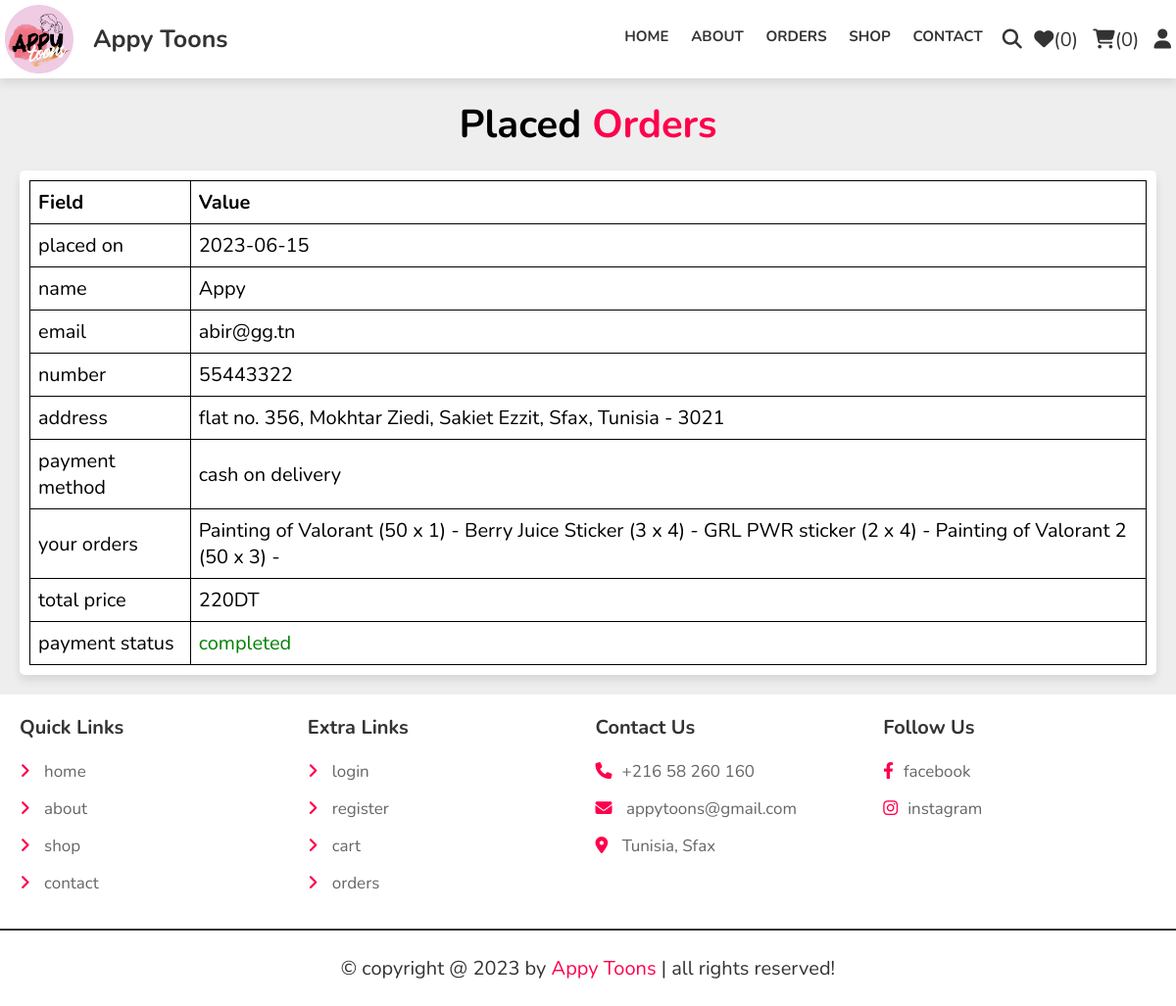
Page /orders.php (signed in) on the committed database.
### tables this page shows
CREATE TABLE `orders` (
  `id` int(100) NOT NULL,
  `user_id` int(100) NOT NULL,
  `name` varchar(20) NOT NULL,
  `number` varchar(10) NOT NULL,
  `email` varchar(50) NOT NULL,
  `method` varchar(50) NOT NULL,
  `address` varchar(500) NOT NULL,
  `total_products` varchar(1000) NOT NULL,
  `total_price` int(100) NOT NULL,
  `placed_on` date NOT NULL DEFAULT current_timestamp(),
  `payment_status` varchar(20) NOT NULL DEFAULT 'pending'
);

### orders.php (the view, shortened to what this page needs)
<?php
include 'components/connect.php';
if(isset($_SESSION['user_id'])){
   $user_id = $_SESSION['user_id'];
}else{
   $user_id = '';
};
?>
<!DOCTYPE html>
<html lang="en">
<head>
   <link rel="stylesheet" href="https://cdnjs.cloudflare.com/ajax/libs/font-awesome/6.1.1/css/all.min.css">
   <link rel="stylesheet" href="css/style.css?<?php echo time(); ?>">
</head>
<body>
<?php include 'components/user_header.php'; ?>
<section class="orders" style="min-height: 43vh;">
   <h1 class="heading"><span style="color: black;">Placed</span> Orders</h1>
   <div class="box-container">
   <?php
      if($user_id == ''){
         echo '<p class="empty">please login to see your orders</p>';
      }else{
         $select_orders = $conn->prepare("SELECT * FROM `orders` WHERE user_id = ?");
         $select_orders->execute([$user_id]);
         if($select_orders->rowCount() > 0){
            while($fetch_orders = $select_orders->fetch(PDO::FETCH_ASSOC)){
   ?>
   <div class="box">
   <table>
  <tr>
    <th>Field</th>
    <th>Value</th>
  </tr>
  <tr>
    <td>placed on</td>
    <td><span><?= $fetch_orders['placed_on']; ?></span></td>
  </tr>
  <tr>
    <td>name</td>
    <td><span><?= $fetch_orders['name']; ?></span></td>
  </tr>
  <tr>
    <td>email</td>
    <td><span><?= $fetch_orders['email']; ?></span></td>
  </tr>
  <tr>
    <td>number</td>
    <td><span><?= $fetch_orders['number']; ?></span></td>
  </tr>
  <tr>
    <td>address</td>
    <td><span><?= $fetch_orders['address']; ?></span></td>
  </tr>
  <tr>
    <td>payment method</td>
    <td><span><?= $fetch_orders['method']; ?></span></td>
  </tr>
  <tr>
    <td>your orders</td>
    <td><span><?= $fetch_orders['total_products']; ?></span></td>
  </tr>
  <tr>
    <td>total price</td>
    <td><span><?= $fetch_orders['total_price']; ?>DT</span></td>
  </tr>
  <tr>
    <td>payment status</td>
    <td><span class="<?php if($fetch_orders['payment_status'] == 'pending'){ echo 'pending'; }else{ echo 'completed'; }; ?>"><?= $fetch_orders['payment_status']; ?></span></td>
  </tr>
</table>
   </div>
   <?php
      }
      }else{
         echo '<p class="empty">no orders placed yet!</p>';
      }
      }
   ?>
   </div>
</section>
<?php include 'components/footer.php'; ?>
</body>
</html>

### css/style.css (style rules this page uses)
:root { --main-color:#ff004c; --orange:#f39c12; --red:#e74c3c; --black:#333; --white:#fff; --light-color:#666; --light-bg:#eee; --border:.2rem solid var(--black); --box-shadow:0 .5rem 1rem rgba(0,0,0,.1); }
* { font-family: 'Nunito', sans-serif; margin:0; padding:0; box-sizing: border-box; outline: none; border:none; text-decoration: none; }
html { font-size: 62.5%; overflow-x: hidden; }
body { background-color: var(--light-bg); }
section { padding:2rem; max-width: 1200px; margin:0 auto; }
.heading { font-size: 4rem; color:var(--main-color); font-weight: bold; margin-bottom: 2rem; text-align: center; }
table { border-collapse: collapse; width: 100%; font-size: 2rem; }
table, th, td { border: 1px solid black; }
th, td { padding: 8px; text-align: left; }
span.completed { color: green; }
.orders .box-container { display: flex; flex-wrap: wrap; gap:1.5rem; align-items: flex-start; }
.orders .box-container .box { padding: 10px; flex:1 1 40rem; background-color: var(--white); box-shadow: var(--box-shadow); border-radius: .5rem; }

### rows in the picture
orders: placed_on "2023-06-15", name "Appy", email "abir@gg.tn", number "55443322", address "flat no. 356, Mokhtar Ziedi, Sakiet Ezzit, Sfax, Tunisia - 3021", method "cash on delivery", total_products "Painting of Valorant (50 x 1) - Berry Juice Sticker (3 x 4) - GRL PWR sticker (2 x 4) - Painting of Valorant 2 (50 x 3) -", total_price "220", payment_status "completed"

### other values in the picture
$total_wishlist_counts "0"
$total_cart_counts "0"
